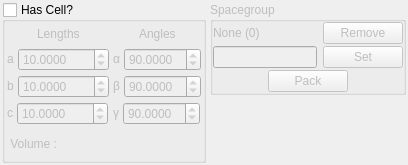
<ui version="4.0" >
 <class>CellDefineDialog</class>
 <widget class="QDialog" name="CellDefineDialog" >
  <property name="geometry" >
   <rect>
    <x>0</x>
    <y>0</y>
    <width>408</width>
    <height>165</height>
   </rect>
  </property>
  <property name="windowTitle" >
   <string>Cell Definition</string>
  </property>
  <property name="windowIcon" >
   <iconset resource="icons.qrc" >:/stackicons/icons/stack_celldefine.svg</iconset>
  </property>
  <layout class="QHBoxLayout" >
   <property name="margin" >
    <number>2</number>
   </property>
   <property name="spacing" >
    <number>4</number>
   </property>
   <item>
    <widget class="QGroupBox" name="CellDefinitionGroup" >
     <property name="title" >
      <string>Has Cell?</string>
     </property>
     <property name="checkable" >
      <bool>true</bool>
     </property>
     <property name="checked" >
      <bool>false</bool>
     </property>
     <layout class="QVBoxLayout" >
      <property name="margin" >
       <number>2</number>
      </property>
      <property name="spacing" >
       <number>4</number>
      </property>
      <item>
       <layout class="QHBoxLayout" >
        <property name="margin" >
         <number>0</number>
        </property>
        <property name="spacing" >
         <number>4</number>
        </property>
        <item>
         <layout class="QVBoxLayout" >
          <property name="margin" >
           <number>0</number>
          </property>
          <property name="spacing" >
           <number>4</number>
          </property>
          <item>
           <layout class="QHBoxLayout" >
            <property name="margin" >
             <number>0</number>
            </property>
            <property name="spacing" >
             <number>0</number>
            </property>
            <item>
             <spacer>
              <property name="orientation" >
               <enum>Qt::Horizontal</enum>
              </property>
              <property name="sizeHint" >
               <size>
                <width>16</width>
                <height>20</height>
               </size>
              </property>
             </spacer>
            </item>
            <item>
             <widget class="QLabel" name="label_16" >
              <property name="text" >
               <string>Lengths</string>
              </property>
             </widget>
            </item>
            <item>
             <spacer>
              <property name="orientation" >
               <enum>Qt::Horizontal</enum>
              </property>
              <property name="sizeHint" >
               <size>
                <width>16</width>
                <height>20</height>
               </size>
              </property>
             </spacer>
            </item>
           </layout>
          </item>
          <item>
           <layout class="QHBoxLayout" >
            <property name="margin" >
             <number>0</number>
            </property>
            <property name="spacing" >
             <number>4</number>
            </property>
            <item>
             <widget class="QLabel" name="label_17" >
              <property name="sizePolicy" >
               <sizepolicy>
                <hsizetype>0</hsizetype>
                <vsizetype>0</vsizetype>
                <horstretch>0</horstretch>
                <verstretch>0</verstretch>
               </sizepolicy>
              </property>
              <property name="text" >
               <string>a</string>
              </property>
             </widget>
            </item>
            <item>
             <widget class="QDoubleSpinBox" name="CellLengthASpin" >
              <property name="sizePolicy" >
               <sizepolicy>
                <hsizetype>0</hsizetype>
                <vsizetype>0</vsizetype>
                <horstretch>0</horstretch>
                <verstretch>0</verstretch>
               </sizepolicy>
              </property>
              <property name="decimals" >
               <number>4</number>
              </property>
              <property name="maximum" >
               <double>10000.000000000000000</double>
              </property>
              <property name="value" >
               <double>10.000000000000000</double>
              </property>
             </widget>
            </item>
           </layout>
          </item>
          <item>
           <layout class="QHBoxLayout" >
            <property name="margin" >
             <number>0</number>
            </property>
            <property name="spacing" >
             <number>4</number>
            </property>
            <item>
             <widget class="QLabel" name="label_18" >
              <property name="sizePolicy" >
               <sizepolicy>
                <hsizetype>0</hsizetype>
                <vsizetype>0</vsizetype>
                <horstretch>0</horstretch>
                <verstretch>0</verstretch>
               </sizepolicy>
              </property>
              <property name="text" >
               <string>b</string>
              </property>
             </widget>
            </item>
            <item>
             <widget class="QDoubleSpinBox" name="CellLengthBSpin" >
              <property name="sizePolicy" >
               <sizepolicy>
                <hsizetype>0</hsizetype>
                <vsizetype>0</vsizetype>
                <horstretch>0</horstretch>
                <verstretch>0</verstretch>
               </sizepolicy>
              </property>
              <property name="decimals" >
               <number>4</number>
              </property>
              <property name="maximum" >
               <double>10000.000000000000000</double>
              </property>
              <property name="value" >
               <double>10.000000000000000</double>
              </property>
             </widget>
            </item>
           </layout>
          </item>
          <item>
           <layout class="QHBoxLayout" >
            <property name="margin" >
             <number>0</number>
            </property>
            <property name="spacing" >
             <number>4</number>
            </property>
            <item>
             <widget class="QLabel" name="label_19" >
              <property name="sizePolicy" >
               <sizepolicy>
                <hsizetype>0</hsizetype>
                <vsizetype>0</vsizetype>
                <horstretch>0</horstretch>
                <verstretch>0</verstretch>
               </sizepolicy>
              </property>
              <property name="text" >
               <string>c</string>
              </property>
             </widget>
            </item>
            <item>
             <widget class="QDoubleSpinBox" name="CellLengthCSpin" >
              <property name="sizePolicy" >
               <sizepolicy>
                <hsizetype>0</hsizetype>
                <vsizetype>0</vsizetype>
                <horstretch>0</horstretch>
                <verstretch>0</verstretch>
               </sizepolicy>
              </property>
              <property name="decimals" >
               <number>4</number>
              </property>
              <property name="maximum" >
               <double>10000.000000000000000</double>
              </property>
              <property name="value" >
               <double>10.000000000000000</double>
              </property>
             </widget>
            </item>
           </layout>
          </item>
         </layout>
        </item>
        <item>
         <layout class="QVBoxLayout" >
          <property name="margin" >
           <number>0</number>
          </property>
          <property name="spacing" >
           <number>4</number>
          </property>
          <item>
           <layout class="QHBoxLayout" >
            <property name="margin" >
             <number>0</number>
            </property>
            <property name="spacing" >
             <number>4</number>
            </property>
            <item>
             <spacer>
              <property name="orientation" >
               <enum>Qt::Horizontal</enum>
              </property>
              <property name="sizeHint" >
               <size>
                <width>16</width>
                <height>20</height>
               </size>
              </property>
             </spacer>
            </item>
            <item>
             <widget class="QLabel" name="label_15" >
              <property name="text" >
               <string>Angles</string>
              </property>
             </widget>
            </item>
            <item>
             <spacer>
              <property name="orientation" >
               <enum>Qt::Horizontal</enum>
              </property>
              <property name="sizeHint" >
               <size>
                <width>16</width>
                <height>20</height>
               </size>
              </property>
             </spacer>
            </item>
           </layout>
          </item>
          <item>
           <layout class="QHBoxLayout" >
            <property name="margin" >
             <number>0</number>
            </property>
            <property name="spacing" >
             <number>4</number>
            </property>
            <item>
             <widget class="QLabel" name="label_12" >
              <property name="sizePolicy" >
               <sizepolicy>
                <hsizetype>0</hsizetype>
                <vsizetype>0</vsizetype>
                <horstretch>0</horstretch>
                <verstretch>0</verstretch>
               </sizepolicy>
              </property>
              <property name="text" >
               <string>&amp;#945;</string>
              </property>
              <property name="textFormat" >
               <enum>Qt::RichText</enum>
              </property>
             </widget>
            </item>
            <item>
             <widget class="QDoubleSpinBox" name="CellAngleASpin" >
              <property name="sizePolicy" >
               <sizepolicy>
                <hsizetype>0</hsizetype>
                <vsizetype>0</vsizetype>
                <horstretch>0</horstretch>
                <verstretch>0</verstretch>
               </sizepolicy>
              </property>
              <property name="decimals" >
               <number>4</number>
              </property>
              <property name="maximum" >
               <double>180.000000000000000</double>
              </property>
              <property name="value" >
               <double>90.000000000000000</double>
              </property>
             </widget>
            </item>
           </layout>
          </item>
          <item>
           <layout class="QHBoxLayout" >
            <property name="margin" >
             <number>0</number>
            </property>
            <property name="spacing" >
             <number>4</number>
            </property>
            <item>
             <widget class="QLabel" name="label_13" >
              <property name="sizePolicy" >
               <sizepolicy>
                <hsizetype>0</hsizetype>
                <vsizetype>0</vsizetype>
                <horstretch>0</horstretch>
                <verstretch>0</verstretch>
               </sizepolicy>
              </property>
              <property name="text" >
               <string>&amp;#946;</string>
              </property>
              <property name="textFormat" >
               <enum>Qt::RichText</enum>
              </property>
             </widget>
            </item>
            <item>
             <widget class="QDoubleSpinBox" name="CellAngleBSpin" >
              <property name="sizePolicy" >
               <sizepolicy>
                <hsizetype>0</hsizetype>
                <vsizetype>0</vsizetype>
                <horstretch>0</horstretch>
                <verstretch>0</verstretch>
               </sizepolicy>
              </property>
              <property name="decimals" >
               <number>4</number>
              </property>
              <property name="maximum" >
               <double>180.000000000000000</double>
              </property>
              <property name="value" >
               <double>90.000000000000000</double>
              </property>
             </widget>
            </item>
           </layout>
          </item>
          <item>
           <layout class="QHBoxLayout" >
            <property name="margin" >
             <number>0</number>
            </property>
            <property name="spacing" >
             <number>4</number>
            </property>
            <item>
             <widget class="QLabel" name="label_14" >
              <property name="sizePolicy" >
               <sizepolicy>
                <hsizetype>0</hsizetype>
                <vsizetype>0</vsizetype>
                <horstretch>0</horstretch>
                <verstretch>0</verstretch>
               </sizepolicy>
              </property>
              <property name="text" >
               <string>&amp;#947;</string>
              </property>
              <property name="textFormat" >
               <enum>Qt::RichText</enum>
              </property>
             </widget>
            </item>
            <item>
             <widget class="QDoubleSpinBox" name="CellAngleCSpin" >
              <property name="sizePolicy" >
               <sizepolicy>
                <hsizetype>0</hsizetype>
                <vsizetype>0</vsizetype>
                <horstretch>0</horstretch>
                <verstretch>0</verstretch>
               </sizepolicy>
              </property>
              <property name="decimals" >
               <number>4</number>
              </property>
              <property name="maximum" >
               <double>180.000000000000000</double>
              </property>
              <property name="value" >
               <double>90.000000000000000</double>
              </property>
             </widget>
            </item>
           </layout>
          </item>
         </layout>
        </item>
       </layout>
      </item>
      <item>
       <widget class="QLabel" name="CellVolumeLabel" >
        <property name="text" >
         <string> Volume : </string>
        </property>
       </widget>
      </item>
     </layout>
    </widget>
   </item>
   <item>
    <layout class="QVBoxLayout" >
     <property name="margin" >
      <number>0</number>
     </property>
     <property name="spacing" >
      <number>6</number>
     </property>
     <item>
      <widget class="QGroupBox" name="CellSpacegroupGroup" >
       <property name="enabled" >
        <bool>false</bool>
       </property>
       <property name="title" >
        <string>Spacegroup</string>
       </property>
       <layout class="QVBoxLayout" >
        <property name="margin" >
         <number>0</number>
        </property>
        <property name="spacing" >
         <number>2</number>
        </property>
        <item>
         <layout class="QHBoxLayout" >
          <property name="margin" >
           <number>0</number>
          </property>
          <property name="spacing" >
           <number>2</number>
          </property>
          <item>
           <widget class="QLabel" name="SpacegroupLabel" >
            <property name="sizePolicy" >
             <sizepolicy>
              <hsizetype>7</hsizetype>
              <vsizetype>0</vsizetype>
              <horstretch>0</horstretch>
              <verstretch>0</verstretch>
             </sizepolicy>
            </property>
            <property name="text" >
             <string>None (0)</string>
            </property>
           </widget>
          </item>
          <item>
           <widget class="QPushButton" name="CellSpacegroupRemoveButton" >
            <property name="minimumSize" >
             <size>
              <width>0</width>
              <height>0</height>
             </size>
            </property>
            <property name="maximumSize" >
             <size>
              <width>10000</width>
              <height>10000</height>
             </size>
            </property>
            <property name="text" >
             <string>Remove</string>
            </property>
           </widget>
          </item>
         </layout>
        </item>
        <item>
         <layout class="QHBoxLayout" >
          <property name="margin" >
           <number>0</number>
          </property>
          <property name="spacing" >
           <number>6</number>
          </property>
          <item>
           <widget class="QLineEdit" name="CellSpacegroupEdit" >
            <property name="toolTip" >
             <string>Name or ID of spacegroup to set</string>
            </property>
           </widget>
          </item>
          <item>
           <widget class="QPushButton" name="CellSpacegroupSetButton" >
            <property name="text" >
             <string>Set</string>
            </property>
           </widget>
          </item>
         </layout>
        </item>
        <item>
         <layout class="QHBoxLayout" >
          <property name="margin" >
           <number>0</number>
          </property>
          <property name="spacing" >
           <number>6</number>
          </property>
          <item>
           <spacer>
            <property name="orientation" >
             <enum>Qt::Horizontal</enum>
            </property>
            <property name="sizeHint" >
             <size>
              <width>40</width>
              <height>20</height>
             </size>
            </property>
           </spacer>
          </item>
          <item>
           <widget class="QPushButton" name="CellSpacegroupPackButton" >
            <property name="text" >
             <string>Pack</string>
            </property>
           </widget>
          </item>
          <item>
           <spacer>
            <property name="orientation" >
             <enum>Qt::Horizontal</enum>
            </property>
            <property name="sizeHint" >
             <size>
              <width>40</width>
              <height>20</height>
             </size>
            </property>
           </spacer>
          </item>
         </layout>
        </item>
       </layout>
      </widget>
     </item>
     <item>
      <spacer>
       <property name="orientation" >
        <enum>Qt::Vertical</enum>
       </property>
       <property name="sizeHint" >
        <size>
         <width>20</width>
         <height>40</height>
        </size>
       </property>
      </spacer>
     </item>
    </layout>
   </item>
  </layout>
 </widget>
 <tabstops>
  <tabstop>CellLengthASpin</tabstop>
  <tabstop>CellLengthBSpin</tabstop>
  <tabstop>CellLengthCSpin</tabstop>
  <tabstop>CellAngleASpin</tabstop>
  <tabstop>CellAngleBSpin</tabstop>
  <tabstop>CellAngleCSpin</tabstop>
  <tabstop>CellSpacegroupEdit</tabstop>
  <tabstop>CellSpacegroupPackButton</tabstop>
  <tabstop>CellSpacegroupRemoveButton</tabstop>
  <tabstop>CellSpacegroupSetButton</tabstop>
 </tabstops>
 <resources>
  <include location="icons.qrc" />
 </resources>
 <connections/>
</ui>
